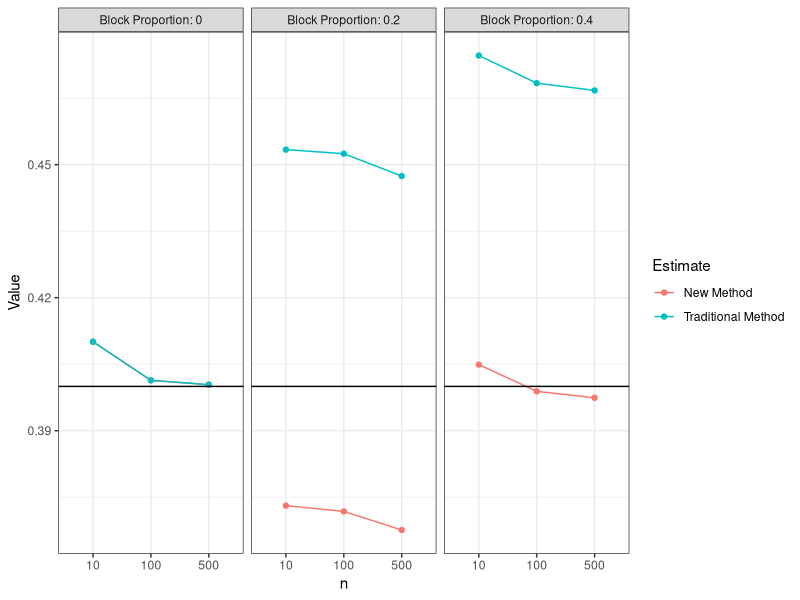
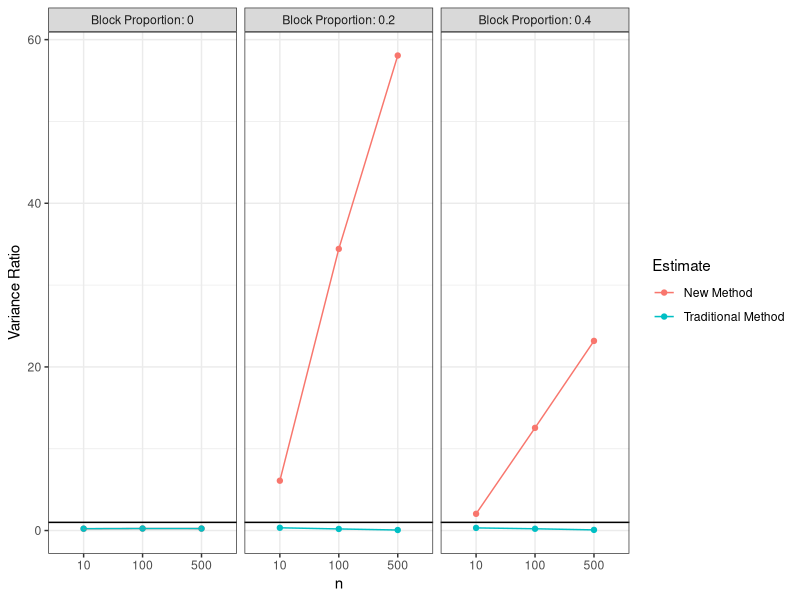
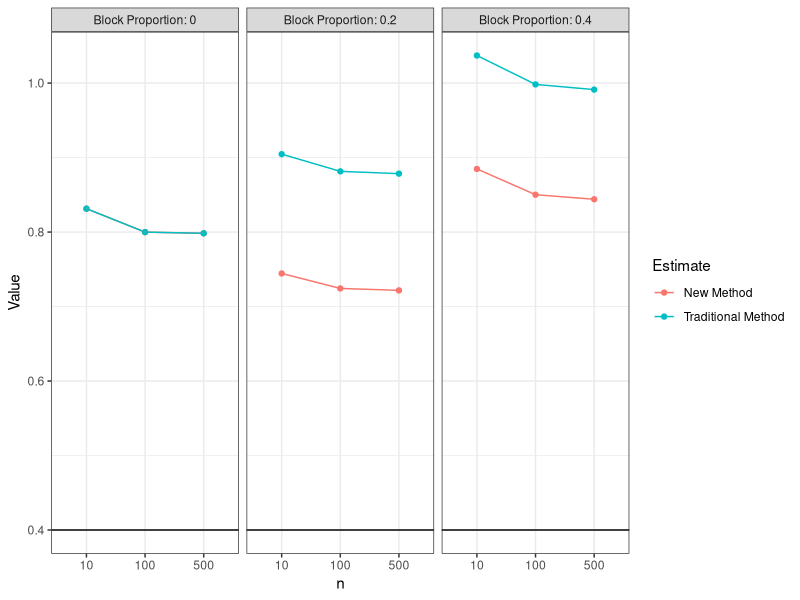
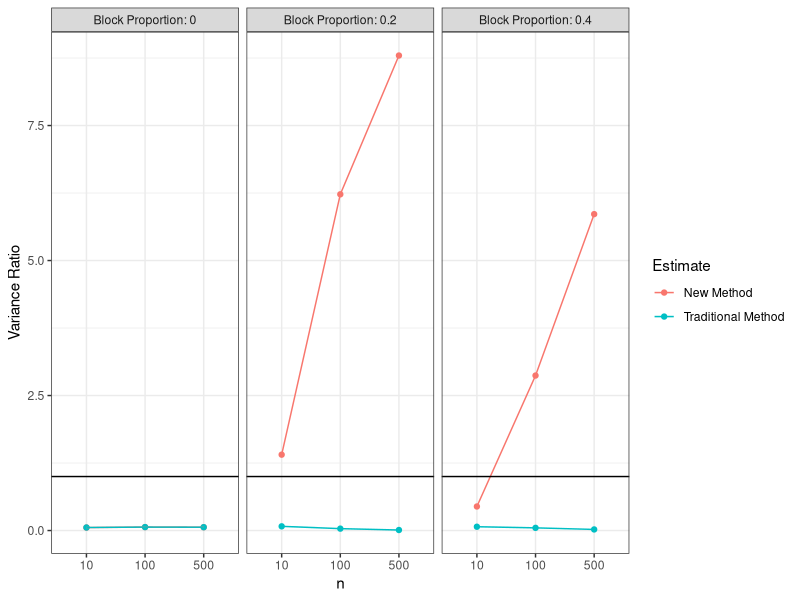

Generate these figures, in order, with R:
## ---- chunk 1
library(tidyverse)
library(kableExtra)
library(ggthemes)
# source("function_calculations.R")
# source("simulation_code.R")
## ---- chunk 2
sim_results_10 <- read_csv("sim_results_updated_dec21.csv")
sim_results_10 %>% 
  group_by(m, n, var_block) %>% 
  summarise_at(c("d1", "d2"), var) %>% 
  mutate(actual_var_d1 = d1, actual_var_d2 = d2) %>% 
  select(-c(d1, d2)) %>% 
  cbind( (sim_results_10 %>% group_by(m, n, var_block) %>% summarise_at(c("v1", "v2"), mean) %>% ungroup() %>% select(v1, v2))) %>% 
  mutate(ratio_d1 = v1/actual_var_d1,
         ratio_d2 = v2/actual_var_d2) %>% 
  kbl() %>% 
  kable_minimal(full_width = F)
## ---- chunk 3
sim_results_10 %>% 
  group_by(n, var_block, m) %>% 
  summarise_at(vars(d1, v1, d2, v2), mean) %>% 
  kbl() %>% 
  kable_minimal(full_width = F)
## ---- chunk 4
sim_results_10 %>% 
  group_by(n, var_block, m) %>% 
  summarise_at(vars(d1, v1, d2, v2), mean) %>% 
  pivot_longer(cols = c(d1, v1, d2, v2), names_to = "estimate", values_to = "value") %>% 
  filter(estimate != "v1" & estimate != "v2") %>% 
  mutate(`Block Proportion` = var_block, n = factor(n)) %>% 
  ggplot(aes(x = n, y = value, color = estimate, group = estimate)) + geom_point() +
  geom_line(aes(group = estimate)) + facet_grid(~ `Block Proportion`, labeller = label_both) +
  theme_bw() + geom_hline(yintercept = 0.40) + xlab("n") + ylab("Value") + labs(color = "Estimate") +
  scale_color_discrete(labels = c("New Method", "Traditional Method"))
## ---- chunk 5
sim_results_10 %>% 
  group_by(m, n, var_block) %>% 
  summarise_at(c("d1", "d2"), var) %>% 
  mutate(actual_var_d1 = d1, actual_var_d2 = d2) %>% 
  select(-c(d1, d2)) %>% 
  cbind( (sim_results_10 %>% group_by(m, n, var_block) %>% summarise_at(c("v1", "v2"), mean) %>% ungroup() %>% select(v1, v2))) %>% 
  mutate(ratio_d1 = v1/actual_var_d1,
         ratio_d2 = v2/actual_var_d2) %>% 
  pivot_longer(cols = c(ratio_d1, ratio_d2), names_to = "estimate", values_to = "value") %>%
  # filter(var_block != 0) %>% 
  mutate(`Block Proportion` = var_block, n = factor(n)) %>% 
  ggplot(aes(x = n, y = value, color = estimate, group = estimate)) + geom_point() + 
  geom_line() + facet_grid(~ `Block Proportion`, labeller = label_both) +
  theme_bw() + xlab("n") + ylab("Variance Ratio") + labs(color = "Estimate") +
    scale_color_discrete(labels = c("New Method", "Traditional Method")) + geom_hline(yintercept = 1)
## ---- chunk 6
sim_results_11 <- read_csv("sim_results_sslm_dec21.csv")
sim_results_11 %>% 
  group_by(m, n, var_block) %>% 
  summarise_at(c("d1", "d2"), var) %>% 
  mutate(actual_var_d1 = d1, actual_var_d2 = d2) %>% 
  select(-c(d1, d2)) %>% 
  cbind( (sim_results_10 %>% group_by(m, n, var_block) %>% summarise_at(c("v1", "v2"), mean) %>% ungroup() %>% select(v1, v2))) %>% 
  mutate(ratio_d1 = v1/actual_var_d1,
         ratio_d2 = v2/actual_var_d2) %>% 
  kbl() %>% 
  kable_minimal(full_width = F)
## ---- chunk 7
sim_results_11 %>% 
  group_by(n, var_block, m) %>% 
  summarise_at(vars(d1, v1, d2, v2), mean) %>% 
  kbl() %>% 
  kable_minimal(full_width = F)
## ---- chunk 8
sim_results_11 %>% 
  group_by(n, var_block, m) %>% 
  summarise_at(vars(d1, v1, d2, v2), mean) %>% 
  pivot_longer(cols = c(d1, v1, d2, v2), names_to = "estimate", values_to = "value") %>% 
  filter(estimate != "v1" & estimate != "v2") %>% 
  mutate(`Block Proportion` = var_block, n = factor(n)) %>% 
  ggplot(aes(x = n, y = value, color = estimate, group = estimate)) + geom_point() +
  geom_line(aes(group = estimate)) + facet_grid(~ `Block Proportion`, labeller = label_both) +
  theme_bw() + geom_hline(yintercept = 0.40) + xlab("n") + ylab("Value") + labs(color = "Estimate") +
  scale_color_discrete(labels = c("New Method", "Traditional Method"))
## ---- chunk 9
sim_results_11 %>% 
  group_by(m, n, var_block) %>% 
  summarise_at(c("d1", "d2"), var) %>% 
  mutate(actual_var_d1 = d1, actual_var_d2 = d2) %>% 
  select(-c(d1, d2)) %>% 
  cbind( (sim_results_10 %>% group_by(m, n, var_block) %>% summarise_at(c("v1", "v2"), mean) %>% ungroup() %>% select(v1, v2))) %>% 
  mutate(ratio_d1 = v1/actual_var_d1,
         ratio_d2 = v2/actual_var_d2) %>% 
  pivot_longer(cols = c(ratio_d1, ratio_d2), names_to = "estimate", values_to = "value") %>%
  # filter(var_block != 0) %>% 
  mutate(`Block Proportion` = var_block, n = factor(n)) %>% 
  ggplot(aes(x = n, y = value, color = estimate, group = estimate)) + geom_point() + 
  geom_line() + facet_grid(~ `Block Proportion`, labeller = label_both) +
  theme_bw() + xlab("n") + ylab("Variance Ratio") + labs(color = "Estimate") +
    scale_color_discrete(labels = c("New Method", "Traditional Method")) + geom_hline(yintercept = 1)
